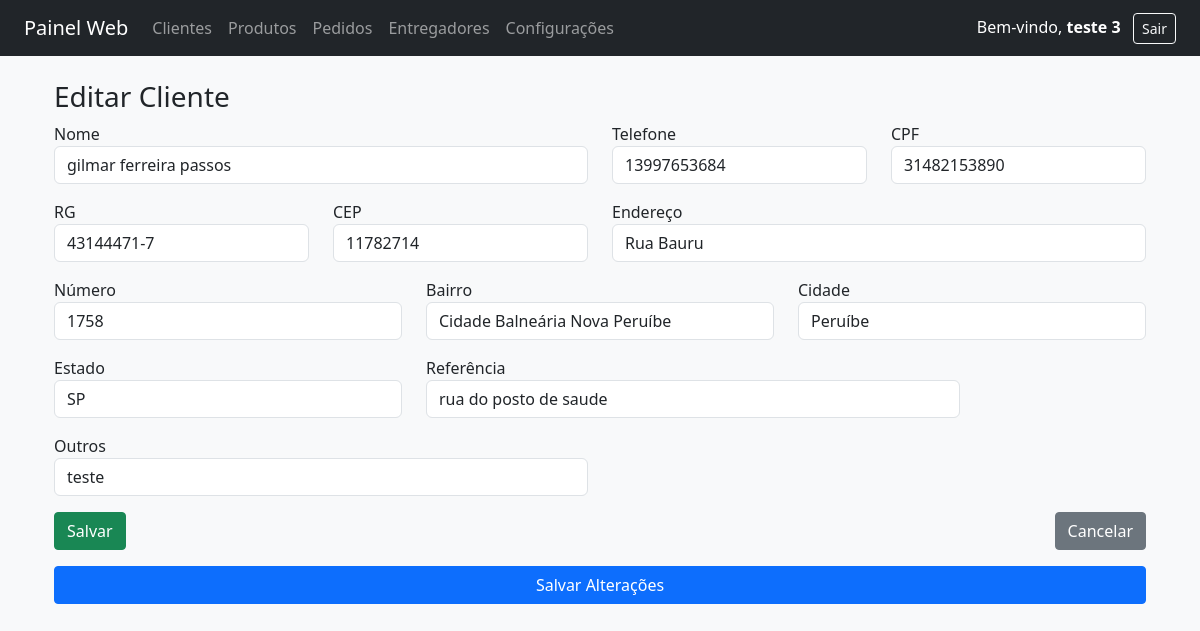
The app's page /clientes/editar/2 (signed in) with its own data.
### tables this page shows
CREATE TABLE "clientes" (
	`id`	INTEGER PRIMARY KEY AUTOINCREMENT,
	`nome`	TEXT NOT NULL,
	`cpf`	TEXT,
	`rg`	TEXT,
	`cep`	TEXT,
	`endereco`	TEXT,
	`numero`	INTEGER,
	`cidade`	TEXT,
	`telefone`	TEXT,
	`celular`	TEXT,
	`email`	TEXT,
	`estado`	TEXT,
	`referencia`	TEXT,
	`outros`	TEXT,
	`bairro`	TEXT,
	`data_cadastro`	TEXT
);

### routes/clientes.py (the view, shortened to what this page needs)
@bp_clientes.route("/clientes/editar/<int:id>", methods=["GET", "POST"])
def editar_cliente(id):
    if "usuario" not in session:
        return redirect(url_for("usuarios.login"))
    con = get_conexao()
    con.row_factory = sqlite3.Row
    cur = con.cursor()
    cur.execute("SELECT * FROM clientes WHERE id=?", (id,))
    cliente = cur.fetchone()
    con.close()
    return render_template("clientes/editar_cliente.html", cliente=cliente)

### main.py (called while the page is built)
def get_config():
    try:
        con = sqlite3.connect("painel.db")
        con.row_factory = sqlite3.Row
        cur = con.cursor()
        cur.execute("SELECT * FROM configuracoes LIMIT 1")
        config = cur.fetchone()
        con.close()
        return config
    except:
        return {}

@app.context_processor
def inject_config():
    config = get_config()
    return dict(config=config)

### routes/clientes.py (called while the page is built)
def get_conexao():
    conn = sqlite3.connect(DB)
    conn.row_factory = sqlite3.Row
    return conn

### templates/clientes/editar_cliente.html (shortened to what this page needs)
{% extends "base.html" %}
{% block conteudo %}
<div class="container mt-4">
  <h3>Editar Cliente</h3>
  <form method="POST" onsubmit="return confirmarEdicao()" id="form-cliente">
    {% include "clientes/form_cliente_campos.html" %}
    <button type="submit" class="btn btn-primary mt-3 w-100">Salvar Alterações</button>
  </form>
</div>
{% endblock %}

### templates/clientes/form_cliente_campos.html (shortened to what this page needs)
<div class="row">
  <div class="col-md-6 mb-3">
    <label for="nome">Nome</label>
    <input type="text" id="nome" name="nome" class="form-control"
           value="{{ cliente['nome'] if cliente else '' }}" required>
  </div>
  <div class="col-md-3 mb-3">
    <label for="telefone">Telefone</label>
    <input type="text" id="telefone" name="telefone" class="form-control"
           value="{{ cliente['telefone'] if cliente else '' }}">
  </div>
  <div class="col-md-3 mb-3">
    <label for="cpf">CPF</label>
    <input type="text" id="cpf" name="cpf" class="form-control"
           value="{{ cliente['cpf'] if cliente else '' }}"
           onblur="verificarCPF()" {% if cliente and cliente['cpf'] %}readonly{% endif %}>
  </div>
  <div class="col-md-3 mb-3">
    <label for="rg">RG</label>
    <input type="text" id="rg" name="rg" class="form-control"
           value="{{ cliente['rg'] if cliente else '' }}">
  </div>
  <div class="col-md-3 mb-3">
    <label for="cep">CEP</label>
    <input type="text" id="cep" name="cep" class="form-control"
           value="{{ cliente['cep'] if cliente else '' }}"
           onblur="buscarEnderecoPorCEP()">
  </div>
  <div class="col-md-6 mb-3">
    <label for="endereco">Endereço</label>
    <input type="text" id="endereco" name="endereco" class="form-control"
           value="{{ cliente['endereco'] if cliente else '' }}" required>
  </div>
  <div class="col-md-4 mb-3">
    <label for="numero">Número</label>
    <input type="text" id="numero" name="numero" class="form-control"
           value="{{ cliente['numero'] if cliente else '' }}">
  </div>
  <div class="col-md-4 mb-3">
    <label for="bairro">Bairro</label>
    <input type="text" id="bairro" name="bairro" class="form-control"
           value="{{ cliente['bairro'] if cliente else '' }}">
  </div>
  <div class="col-md-4 mb-3">
    <label for="cidade">Cidade</label>
    <input type="text" id="cidade" name="cidade" class="form-control"
           value="{{ cliente['cidade'] if cliente else '' }}">
  </div>
  <div class="col-md-4 mb-3">
    <label for="estado">Estado</label>
    <input type="text" id="estado" name="estado" class="form-control"
           value="{{ cliente['estado'] if cliente else '' }}">
  </div>
  <div class="col-md-6 mb-3">
    <label for="referencia">Referência</label>
    <input type="text" id="referencia" name="referencia" class="form-control"
           value="{{ cliente['referencia'] if cliente else '' }}">
  </div>
  <div class="col-md-6 mb-3">
    <label for="outros">Outros</label>
    <input type="text" id="outros" name="outros" class="form-control"
           value="{{ cliente['outros'] if cliente else '' }}">
  </div>
</div>
<div class="d-flex justify-content-between">
  <button type="submit" class="btn btn-success">Salvar</button>
  <a href="{{ url_for('clientes.listar_clientes') }}" class="btn btn-secondary">Cancelar</a>
</div>

### static/style.css (style rules this page uses)
body { font-family: 'Segoe UI', sans-serif; }
.btn { border-radius: 4px; }

### records on screen
clientes: nome "gilmar ferreira passos", telefone "13997653684", cpf "31482153890", rg "43144471-7", cep "11782714", endereco "Rua Bauru", numero "1758", bairro "Cidade Balneária Nova Peruíbe", cidade "Peruíbe", estado "SP", referencia "rua do posto de saude", outros "teste"

### other values on screen
{{ session.get('usuario_nome', 'Usuário') }} "teste 3"
